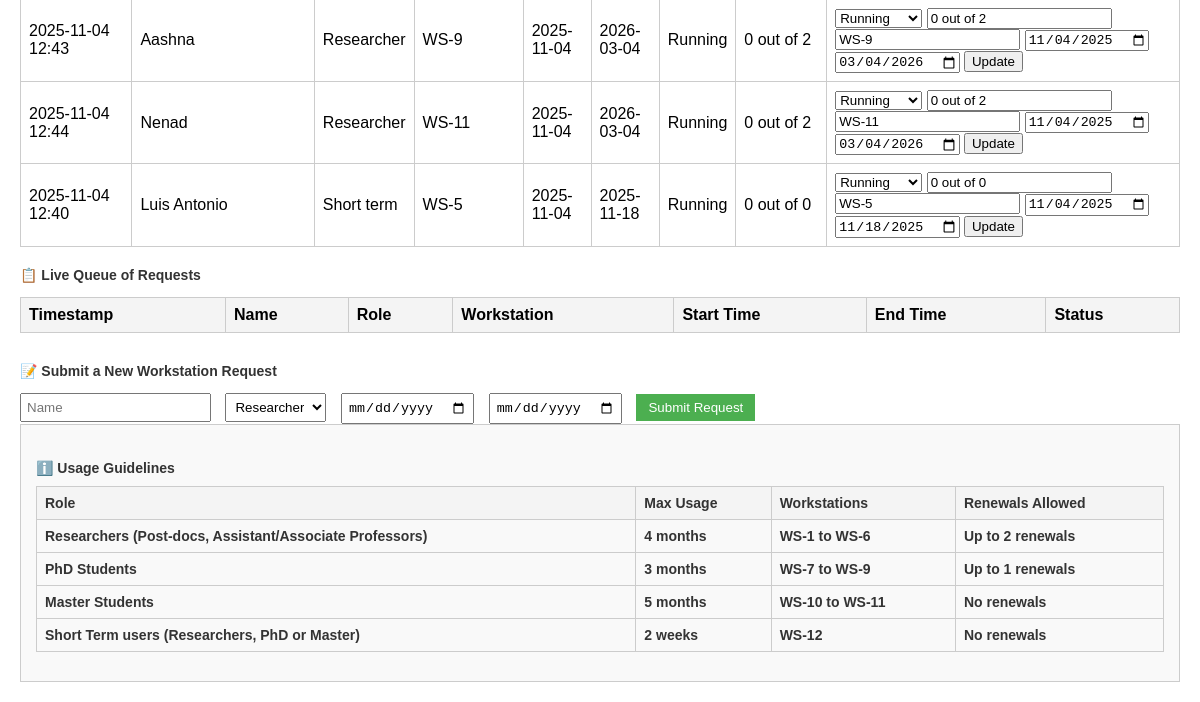
Page /admin (signed in, lower part) on the earlier database version.
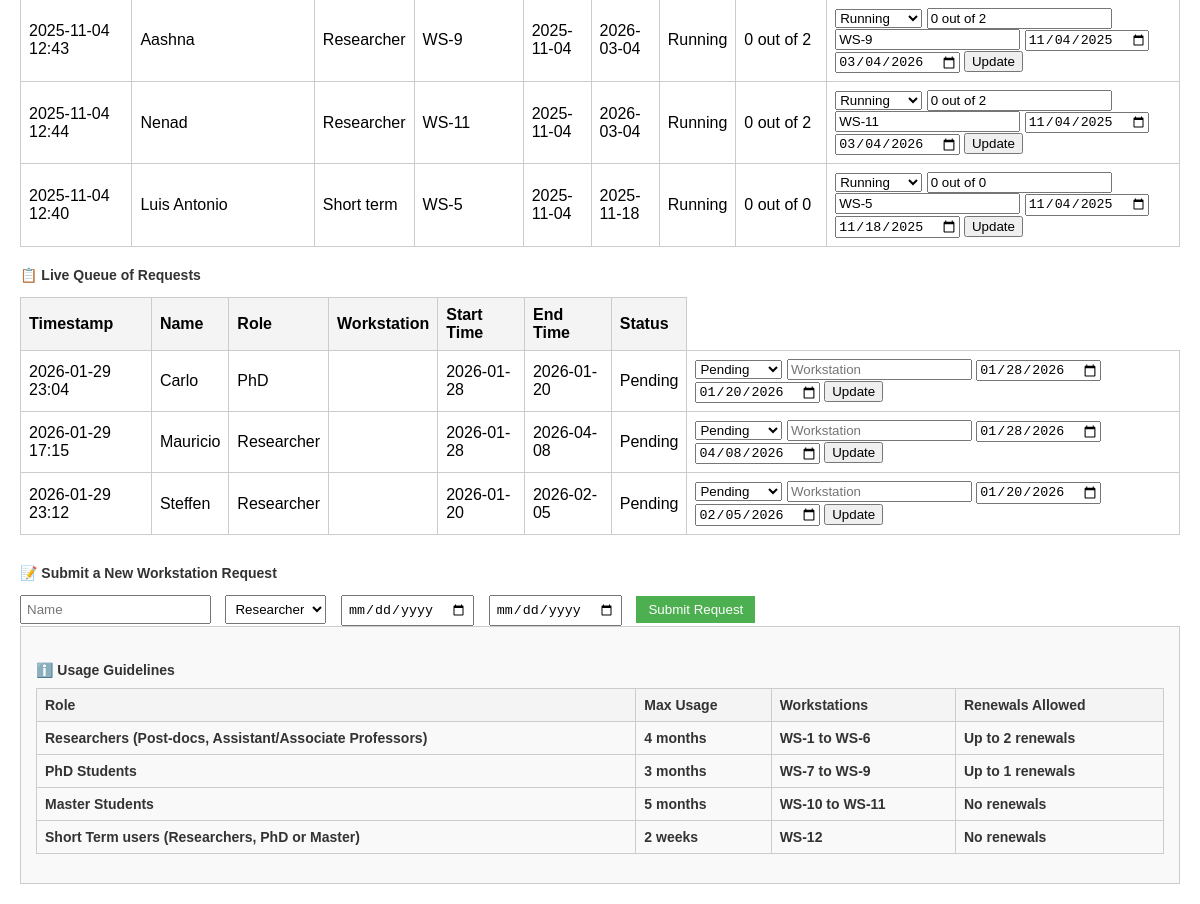
Same page on the later database version.
### app.py (models this page shows)
class Request(db.Model):
    id = db.Column(db.Integer, primary_key=True)
    timestamp = db.Column(db.DateTime, default=datetime.utcnow)
    name = db.Column(db.String(100))
    role = db.Column(db.String(50))
    start_time = db.Column(db.String(50))
    end_time = db.Column(db.String(50))
    status = db.Column(db.String(50), default="Pending")
    workstation = db.Column(db.String(50))
    renewals = db.Column(db.Integer)

### app.py (the view)
@app.route('/admin')
@login_required
def admin_dashboard():
    print("Is user authenticated?", current_user.is_authenticated)
    print("Current user role:", current_user.role)
    if current_user.role != 'admin':
        return redirect(url_for('dashboard'))
    requests = Request.query.order_by(Request.timestamp.desc()).all()
    running_requests = (Request.query.filter_by(status='Running').order_by(Request.role.asc(),Request.timestamp.asc()).all())
    pending_requests = (Request.query.filter_by(status='Pending').order_by(Request.role.asc(),Request.timestamp.asc()).all())
    chart_data = []
    for req in requests:
        if req.status == 'Running':
            chart_data.append({
                "name": req.name or "",
                "workstation": req.workstation or "",
                "start": str(req.start_time),
                "end": str(req.end_time),
                "renewals": req.renewals or "",
                "color": "blue" if req.role == "PhD" else "orange" if req.role == "Master" else "green"
            })
    return render_template('admin_dashboard.html', requests=pending_requests , running_requests=running_requests,  chart_data=chart_data)

### app.py (called while the page is built)
@login_manager.user_loader
def load_user(user_id):
    return User.query.get(int(user_id))

### templates/admin_dashboard.html (shortened to what this page needs)
<!DOCTYPE html>
<html lang="en">
<head>
</head>
<body>
    <table>
        {% for req in running_requests %}
        <tr>
            <td>{{ req.timestamp.strftime('%Y-%m-%d %H:%M') }}</td>
            <td>{{ req.name }}</td>
            <td>{{ req.role }}</td>
            <td>{{ req.workstation }}</td>
            <td>{{ req.start_time }}</td>
            <td>{{ req.end_time }}</td>
            <td>{{ req.status }}</td>
            <td>{{ req.renewals }}</td>
            <td>
               <form method="POST" action="/update_status/{{ req.id }}">
                                <select name="status">
                                    <option value="Running" {% if req.status == 'Running' %}selected{% endif %}>Running</option>
                                </select>
                                <input type="text" name="renewals" placeholder="Renewals" value="{{ req.renewals }}">
                                <input type="text" name="workstation" placeholder="Workstation" value="{{ req.workstation or '' }}">
                                <input type="date" name="start_time" placeholder="StartTime" value="{{ req.start_time }}">
                                <input type="date" name="end_time" placeholder="EndTime" value="{{ req.end_time }}">
                                <button type="submit">Update</button>
                </form>
            </td>
        </tr>
        {% endfor %}
    </table>
<h3>📋 Live Queue of Requests</h3>
<table>
<tr>
<th>Timestamp</th>
<th>Name</th>
<th>Role</th>
<th>Workstation</th>
<th>Start Time</th>
<th>End Time</th>
<th>Status</th>
</tr>
        {% for req in requests %}
        <tr>
            <td>{{ req.timestamp.strftime('%Y-%m-%d %H:%M') }}</td>
            <td>{{ req.name }}</td>
            <td>{{ req.role }}</td>
            <td>{{ req.workstation or '' }}</td>
            <td>{{ req.start_time }}</td>
            <td>{{ req.end_time }}</td>
            <td>{{ req.status }}</td>
            <td>
                <form method="POST" action="/update_status/{{ req.id }}">
                    <select name="status">
                        <option value="Pending" {% if req.status == 'Pending' %}selected{% endif %}>Pending</option>
                    </select>
                    <input type="text" name="workstation" placeholder="Workstation" value="{{ req.workstation or '' }}">
                    <input type="date" name="start_time" placeholder="StartTime" value="{{ req.start_time }}">
                    <input type="date" name="end_time" placeholder="EndTime" value="{{ req.end_time }}">
                    <button type="submit">Update</button>
                </form>
            </td>
        </tr>
        {% endfor %}
    </table>
<div class="form-section">
<h3>📝 Submit a New Workstation Request</h3>
<form id="requestForm">
<input name="name" placeholder="Name" required="" type="text"/>
<select name="role">
<option value="Researcher">Researcher</option>
</select>
<input name="startTime" required="" type="date"/>
<input name="endTime" required="" type="date"/>
<button class="submit-btn" type="submit">Submit Request</button>
</form>
</div>
<div style="background-color:#f9f9f9; padding:15px; border:1px solid #ccc; margin-bottom:20px;">
<h3>ℹ️ Usage Guidelines
<table border="1" style="width:100%; margin-top:10px; border-collapse:collapse;">
<thead>
<tr style="background-color:#f2f2f2;">
<th>Role</th>
<th>Max Usage</th>
<th>Workstations</th>
<th>Renewals Allowed</th>
</tr>
</thead>
<tbody>
<tr>
<td>Researchers (Post-docs, Assistant/Associate Professors)</td>
<td>4 months</td>
<td>WS-1 to WS-6</td>
<td>Up to 2 renewals</td>
</tr>
<tr>
<td>PhD Students</td>
<td>3 months</td>
<td>WS-7 to WS-9</td>
<td>Up to 1 renewals</td>
</tr>
<tr>
<td>Master Students</td>
<td>5 months</td>
<td>WS-10 to WS-11</td>
<td>No renewals</td>
</tr>
<tr>
<td>Short Term users (Researchers, PhD or Master)</td>
<td>2 weeks</td>
<td>WS-12</td>
<td>No renewals</td>
</tr>
</tbody>
</table>
</h3>
</body>
</html>

### templates/admin_dashboard.html (style rules this page uses)
body { font-family: Arial, sans-serif; margin: 20px; }
h2, h3 { font-size: 14px; margin-top: 20px; color: #333; }
table { width: 100%; border-collapse: collapse; margin-top: 10px; }
th { background-color: #f4f4f4; }
.form-section { margin-top: 30px; }
.form-section input, .form-section select { margin-right: 10px; padding: 5px; }
.submit-btn { padding: 6px 12px; background-color: #4CAF50; color: white; border: none; cursor: pointer; }

Differences in the rows shown:
added Request: timestamp "2026-01-29 23:04", name "Carlo", role "PhD", start_time "2026-01-28", end_time "2026-01-20", status "Pending", start_time "01/28/2026", end_time "01/20/2026", shown under "📋 Live Queue of Requests"
added Request: timestamp "2026-01-29 17:15", name "Mauricio", role "Researcher", start_time "2026-01-28", end_time "2026-04-08", status "Pending", start_time "01/28/2026", end_time "04/08/2026", shown under "📋 Live Queue of Requests"
added Request: timestamp "2026-01-29 23:12", name "Steffen", role "Researcher", start_time "2026-01-20", end_time "2026-02-05", status "Pending", start_time "01/20/2026", end_time "02/05/2026", shown under "📋 Live Queue of Requests"
